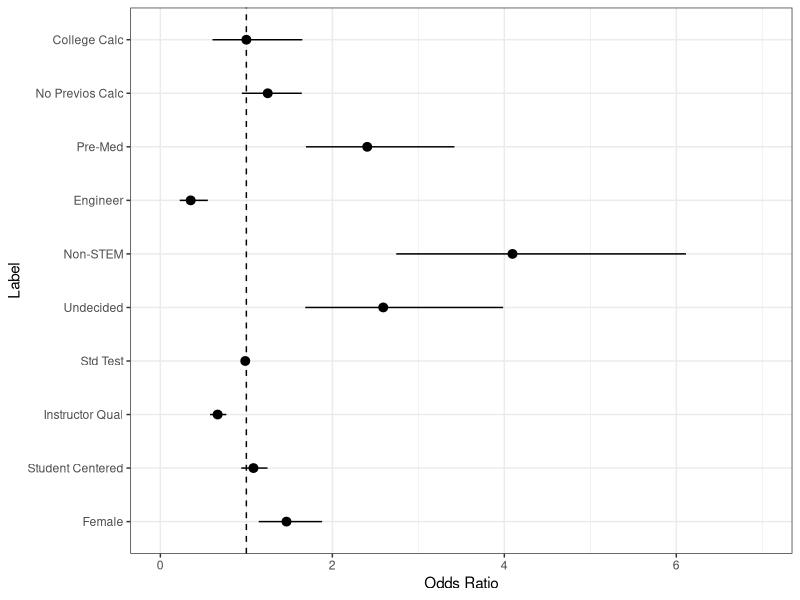

This chart was generated by the following R code:
## ---- chunk 1
knitr::opts_chunk$set(echo = FALSE, message = FALSE, warning = FALSE, fig.width = 4, fig.height = 4, tidy = TRUE)

library(dplyr)
library(tidyr)
library(knitr)
library(kableExtra)
library(forcats)
library(ggplot2)
library(mlmRev)
library(lme4)

## ---- chunk 2
data <- read.csv("CSPCC_Switcher_Data.csv")
data$Q3FUS=paste(data$Q3FUS_No, data$Q3FUS_Yes)
## ---- chunk 3
s1 <- data %>% filter(Q26 == 1, Q3FUS_No == "No") %>% mutate(Switch = 1)
s2 <- data %>% filter(Q26 == 3, Q3FUS_No == "No") %>% mutate(Switch = 1)
s3 <- data %>% filter(is.na(Q26),Q5Post == 1, Q3FUS_No == "No") %>% mutate(Switch = 1)
s4 <- data %>% filter(is.na(Q26),Q5Post == 3, Q3FUS_No == "No") %>% mutate(Switch = 1)
s5 <- data %>% filter(Q26 == 1, Q3Post == 3, Q5Post == 1, Q3FUS_No != "No", Q3FUS_Yes != "Yes") %>% mutate(Switch = 1)
s6 <- data %>% filter(Q26 ==1, Q3Post == 2, Q3FUS_No != "No", Q3FUS_Yes != "Yes") %>% mutate(Switch = 1)
s7 <- data %>% filter(Q26 == 3, Q5Post == 1, Q3Post == 3, Q3FUS_No != "No", Q3FUS_Yes != "Yes") %>% mutate(Switch = 1)
s8 <- data %>% filter(Q26 == 3, Q3Post == 2, Q3FUS_No != "No", Q3FUS_Yes != "Yes") %>% mutate(Switch = 1)
s9 <- data %>% filter(is.na(Q26), Q5Post == 1, Q3Post ==3, Q3FUS_No != "No", Q3FUS_Yes != "Yes") %>% mutate(Switch = 1)
s10 <- data %>% filter(is.na(Q26), Q5Post ==1, Q3Post ==2, Q3FUS_No != "No", Q3FUS_Yes != "Yes") %>% mutate(Switch = 1)
s11 <- data %>% filter(is.na(Q26), Q5Post == 3, Q3Post ==2, Q3FUS_No != "No", Q3FUS_Yes != "Yes") %>% mutate(Switch = 1)
## ---- chunk 4
p12 <- data %>% filter(Q26 == 1, Q3FUS_Yes == "Yes") %>% mutate(Switch = 0)

p13 <- data %>% filter(Q26 == 3, Q3FUS_Yes == "Yes") %>% mutate(Switch = 0)

p14 <- data %>% filter(is.na(Q26), Q5Post == 1, Q3FUS_Yes == "Yes") %>% mutate(Switch = 0)

p15 <- data %>% filter(is.na(Q26), Q5Post == 3, Q3FUS_Yes == "Yes") %>% mutate(Switch = 0)

p16 <- data %>% filter(Q26 == 1, Q3Post == 1, Q3FUS_No != "No", Q3FUS_Yes != "Yes") %>% mutate(Switch = 0)

p17 <- data %>% filter(Q26 == 1, Q5Post == 3, Q3Post == 3, Q3FUS_No != "No", Q3FUS_Yes != "Yes") %>% mutate(Switch = 0)

p18 <- data %>% filter(Q26 == 1, Q5Post == 2, Q3Post == 3, Q3FUS_No != "No", Q3FUS_Yes != "Yes" ) %>% mutate(Switch = 0)

p19 <- data %>% filter(Q26 == 1, is.na(Q5Post), Q3Post == 3, Q3FUS_No != "No", Q3FUS_Yes != "Yes") %>% mutate(Switch = 0)

p20 <- data %>% filter(Q26 == 3, Q3Post == 1, Q3FUS_No != "No", Q3FUS_Yes != "Yes") %>% mutate(Switch = 0)
p21 <- data %>% filter(Q26 == 3, Q5Post == 3, Q3Post == 3, Q3FUS_No != "No", Q3FUS_Yes != "Yes") %>% mutate(Switch = 0)


p22 <- data %>% filter(Q26 == 3, Q5Post == 2, Q3Post == 3, Q3FUS_No != "No", Q3FUS_Yes != "Yes")  %>% mutate(Switch = 0)

p23 <- data %>% filter(Q26 == 3, is.na(Q5Post), Q3Post == 3, Q3FUS_No != "No", Q3FUS_Yes != "Yes" )  %>% mutate(Switch = 0)

p24 <- data %>% filter(is.na(Q26), Q5Post == 1, Q3Post == 1, Q3FUS_No != "No", Q3FUS_Yes != "Yes") %>% mutate(Switch = 0)

p25 <- data %>% filter(is.na(Q26), Q5Post == 3, Q3Post == 1, Q3FUS_No != "No", Q3FUS_Yes != "Yes") %>% mutate(Switch = 0)

p26 <- data %>% filter(is.na(Q26), Q5Post == 3, Q3Post == 3, Q3FUS_No != "No", Q3FUS_Yes != "Yes") %>% mutate(Switch = 0)
## ---- chunk 5

switchdata <- rbind(s1,s2,s3,s4,s5,s6,s7,s8,s9,s10,
                    s11,p12,p13,p14,p15,p16,p17,p18,
                    p19,p20,p21,p22,p23,p24,p25,p26)

## ---- chunk 6
careerdata <- switchdata %>% 
  mutate(major = fct_collapse(factor(switchdata$Q60, levels=1:16), 
                              `1` = c("3","4","5","7","8","9"), 
                              `2` = "6", 
                              `3` = c("1","2"),
                              `4` = c("10","11","12","13","14","15"),
                              `5` = "16")) %>%
  
 filter(!(is.na(Q15_CalculusNonAPFinalGrade) & is.na(Q17_CalculusABFinalGrade) 
          & is.na(Q17_CalculusBCFinalGrade) & is.na(Q18))) %>% #filter cal exp
  
  filter(! is.na(major)) %>% #filter major
  
  filter(! (is.na(Q3_SATMath) & is.na(Q7_ACTMath))) %>% #filter no stnd test
  
  
  filter(Q3_SATMath %in% seq(200,800,10) | Q7_ACTMath %in% seq(1,36,1)) %>%
  
  filter(! is.na(Q48)) %>%#filter gender
  
  filter(! (is.na(Q18Post_Applications) & is.na(Q18Post_Appointments) & is.na(Q18Post_AskedQs)
            & is.na(Q18Post_Discouraged) & is.na(Q18Post_Explanations) &
              is.na(Q18Post_Listened) & is.na(Q18Post_ProblemSolver) &
              is.na(Q18Post_Time))) %>% #filer instruc qual
  
filter(! (is.na(Q19Post_SpecificProblems) & is.na(Q19Post_WorkTogether) &
            is.na(Q19Post_Discussion) & is.na(Q19Post_Presentations) &
            is.na(Q19Post_Individually) & is.na(Q19Post_Lecture) & is.na(Q19Post_AskQuestions)
          & is.na(Q19Post_ExplainThinking))) #filter student prep
  
## ---- chunk 7
## Instructor Quality 
IQ <- select(data, Q18Post_Applications, Q18Post_Appointments, Q18Post_AskedQs, Q18Post_Discouraged, Q18Post_Explanations, Q18Post_Listened, Q18Post_ProblemSolver, Q18Post_Time)

IQ$Q18Post_Discouraged <- 7-IQ$Q18Post_Discouraged

IQ <- na.omit(IQ)

pr_IQ <- princomp(IQ)

rescale_load_iq <- pr_IQ$loadings/sum(pr_IQ$loadings[,1])
## ---- chunk 8
## Student centered
SC <- select(data, Q19Post_AskQuestions, Q19Post_Discussion, Q19Post_ExplainThinking, Q19Post_Individually, Q19Post_Lecture,Q19Post_Presentations,Q19Post_SpecificProblems, Q19Post_WorkTogether)

SC$Q19Post_Lecture <- 7 - SC$Q19Post_Lecture

SC <- na.omit(SC)

pr_SC <- princomp(SC)



rescale_load_sc <- pr_SC$loadings/sum(pr_SC$loadings[,1])

## ---- chunk 9
#Make variables for Instructor quality and student centered practices
IQcareer <- select(careerdata, Q18Post_Applications, Q18Post_Appointments, Q18Post_AskedQs, Q18Post_Discouraged, Q18Post_Explanations, Q18Post_Listened, Q18Post_ProblemSolver, Q18Post_Time)

IQcareer$Q18Post_Discouraged <- 7-IQcareer$Q18Post_Discouraged

SCcareer <- select(careerdata, Q19Post_AskQuestions, Q19Post_Discussion, Q19Post_ExplainThinking, Q19Post_Individually, Q19Post_Lecture,Q19Post_Presentations,Q19Post_SpecificProblems, Q19Post_WorkTogether)

SCcareer$Q19Post_Lecture <- 7 - SCcareer$Q19Post_Lecture

careerdata <- careerdata %>% mutate(Inst.Qual = apply(IQcareer,1,weighted.mean,rescale_load_iq[,1],na.rm = TRUE))

careerdata <- careerdata %>% mutate(Student.Cent = apply(SCcareer,1,weighted.mean,rescale_load_sc[,1],na.rm = TRUE))

## ---- chunk 10
X_SAT=careerdata$Q3_SATMath
SAT=rev(seq(200,800,by=10))
SAT_per=c(99,99, 99, 98, 97,97,96,95,95,94,93,91,90,88,87,85,83,82,79,77,75,73,70,67,64,62,59,55,52, 49,45,42,40,36,33,30,27,24,21,19,16,14,12,10,9, 7,6,5,4,3,3,2,2,1,1,1,1,1,0,0,0)

X_ACT=careerdata$Q7_ACTMath
ACT=36:1
ACT_per=c(99,99,99,98,97,96,95,93,91,88,84,79,73,67,61,56,52,47,42,36,27,15,6,2)
ACT_per=c(ACT_per, rep(1,length(ACT)-length(ACT_per)))

X_SAT=SAT_per[match(X_SAT, SAT)]

X_ACT= ACT_per[match(X_ACT, ACT)]
careerdata$x_per=rowMeans(cbind(X_SAT, X_ACT), na.rm=TRUE)

## ---- chunk 11

calcdata <- careerdata %>% mutate(Prev_Calc = I((!(is.na(careerdata$Q15_CalculusNonAPFinalGrade)) 
                                           | !(is.na(careerdata$Q17_CalculusABFinalGrade)) 
                                           |  !(is.na(careerdata$Q17_CalculusBCFinalGrade))) 
                                          & (careerdata$Q18 == 2 | is.na(careerdata$Q18) ))*1 
                            
                            + I(careerdata$Q18 == 1 & !is.na(careerdata$Q18))*2 
                            
                            + I((is.na(careerdata$Q15_CalculusNonAPFinalGrade)) 
                                & (is.na(careerdata$Q17_CalculusABFinalGrade)) 
                                &  (is.na(careerdata$Q17_CalculusBCFinalGrade)) 
                                & (careerdata$Q18 == 2 | is.na(careerdata$Q18)) )*3)

calcdata$Prev_Calc <- as.factor(calcdata$Prev_Calc)

calcdata$major <- relevel(calcdata$major, ref = "1")

## ---- chunk 12


mixM <- glmer(Switch ~ Prev_Calc + major + x_per + Inst.Qual + Student.Cent + Q48 + (1|Institution), data = calcdata, family = "binomial", nAGQ = 10, control = glmerControl("bobyqa", check.conv.grad = .makeCC("warning",tol = 1e-2))) 

sumMixM <- summary(mixM)

lower <- exp(sumMixM$coefficients[,1] - qnorm(.975) * sumMixM$coefficients[,2])
mean <- exp(sumMixM$coefficients[,1])
upper <- exp(sumMixM$coefficients[,1] + qnorm(.975) * sumMixM$coefficients[,2])

lower <- lower[-1]
mean <- mean[-1]
upper <- upper[-1]

label <- c("College Calc", "No Previos Calc", "Pre-Med", "Engineer","Non-STEM","Undecided","Std Test", "Instructor Qual", "Student Centered", "Female")


df <- data.frame(label, mean, lower, upper)

# reverses the factor level ordering for labels after coord_flip()
df$label <- factor(df$label, levels=rev(df$label))


fp <- ggplot(data=df, aes(x=label, y=mean, ymin=lower, ymax=upper)) +
        geom_pointrange() + 
        geom_hline(yintercept=1, lty=2) +  # add a dotted line at x=1 after flip
        coord_flip() +  # flip coordinates (puts labels on y axis)
        xlab("Label") + ylab("Odds Ratio") +
        theme_bw() +  # use a white background
        scale_y_continuous(limits=c(0,7))
print(fp)
